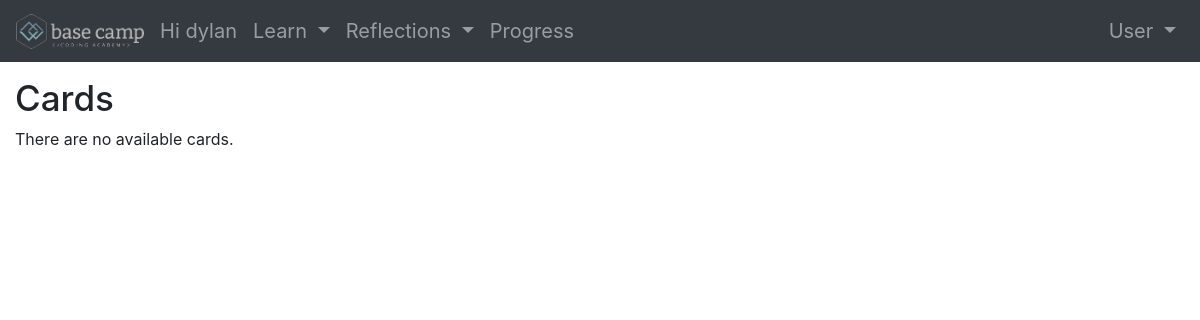
/cards/ (signed in), run on an earlier commit of the app's database.
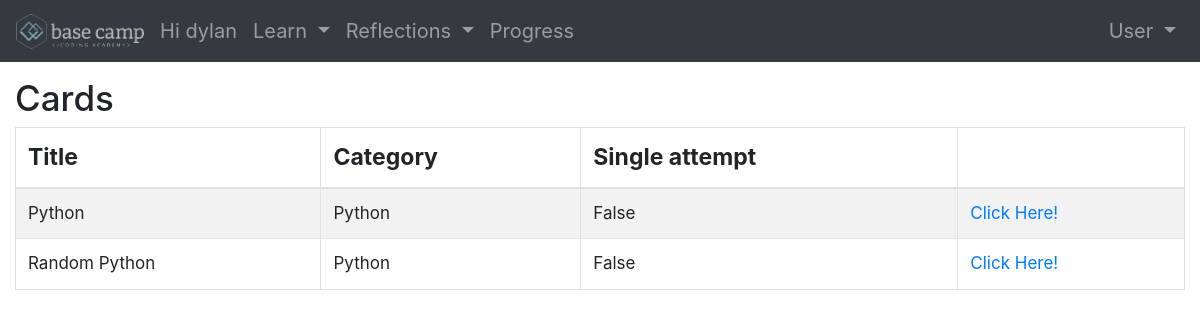
And on a later commit of the database.
### cards/models.py (models this page shows, shortened)
class Quiz(models.Model):
    title = models.CharField(verbose_name=_("Title"), max_length=60, blank=False)
    description = models.TextField(
        verbose_name=_("Description"),
        blank=True,
        help_text=_("a description of the quiz"),
    )
    url = models.SlugField(
        max_length=60,
        blank=False,
        help_text=_("a user friendly url"),
        verbose_name=_("user friendly url"),
    )
    category = models.ForeignKey(
        Category,
        null=True,
        blank=True,
        verbose_name=_("Category"),
        on_delete=models.CASCADE,
    )
    random_order = models.BooleanField(
        blank=False,
        default=False,
        verbose_name=_("Random Order"),
        help_text=_(
            "Display the questions in " "a random order or as they " "are set?"
        ),
    )
    max_questions = models.PositiveIntegerField(
        blank=True,
        null=True,
        verbose_name=_("Max Questions"),
        help_text=_("Number of questions to be answered on each attempt."),
    )
    answers_at_end = models.BooleanField(
        blank=False,
        default=False,
        help_text=_(
            "Correct answer is NOT shown after question."
            " Answers displayed at the end."
        ),
        verbose_name=_("Answers at end"),
    )
    exam_paper = models.BooleanField(
        blank=False,
        default=False,
        help_text=_(
            "If yes, the result of each"
            " attempt by a user will be"
            " stored. Necessary for marking."
        ),
        verbose_name=_("Show Previous Attempts"),
    )
    single_attempt = models.BooleanField(
        blank=False,
        default=False,
        help_text=_(
            "If yes, only one attempt by"
            " a user will be permitted."
            " Non users cannot sit this exam."
        ),
        verbose_name=_("Single Attempt"),
    )
    pass_mark = models.SmallIntegerField(
        blank=True,
        default=0,
        verbose_name=_("Pass Mark"),
        help_text=_("Percentage required to pass exam."),
        validators=[MaxValueValidator(100)],
    )
    success_text = models.TextField(
        blank=True,
        help_text=_("Displayed if user passes."),
        verbose_name=_("Success Text"),
    )
    fail_text = models.TextField(
        verbose_name=_("Fail Text"), blank=True, help_text=_("Displayed if user fails.")
    )
    draft = models.BooleanField(
        blank=True,
        default=False,
        verbose_name=_("Draft"),
        help_text=_(
            "If yes, the quiz is not displayed"
            " in the quiz list and can only be"
            " taken by users who can edit"
            " quizzes."
        ),
    )
    class Meta:
        verbose_name = _("Quiz")
        verbose_name_plural = _("Quizzes")

class Category(models.Model):
    category = models.CharField(
        verbose_name=_("Category"), max_length=250, blank=True, unique=True, null=True
    )
    objects = CategoryManager()
    class Meta:
        verbose_name = _("Category")
        verbose_name_plural = _("Categories")
    def __str__(self):
        return self.category

### cards/views.py (the view)
class QuizListView(ListView):
    model = Quiz
    def get_queryset(self):
        queryset = super(QuizListView, self).get_queryset()
        return queryset.filter(draft=False)

### templates/cards/quiz_list.html (shortened to what this page needs)
{% extends 'base.html' %}
{% load i18n %}
{% load card_tags %}
{% block content %}
{% if user.is_authenticated%}
<div style="padding:15px;">
<h2 style="font-size: 35px;">{% trans "Cards" %}</h2>
    {% if quiz_list %}
		<table class="table table-bordered table-striped">
		  <thead>
			<tr style="font-size: 23px;">
			  <th>{% trans "Title" %}</th>
			  <th>{% trans "Category" %}</th>
			  <th>{% trans "Single attempt" %}</th>
			  <th></th>
			</tr>
		  </thead>
		  <tbody>
        {% for quiz in quiz_list %}
  			<tr style="font-size: 17px;">
			  <td>{{ quiz.title }}</td>
			  <td>{{ quiz.category }}</td>
			  <td>{{ quiz.single_attempt }}</td>
			  <td>
				<a href="{% url 'quiz_start_page' slug=quiz.url %}">
				  {% trans "Click Here!" %}
				</a>
			</tr>
        {% endfor %}
		  </tbody>
		</table>
	{% else %}
        <p>{% trans "There are no available cards" %}.</p>
    {% endif %}
</div>
{% else %}
    <h3 class="ml-2"> You are not logged in</h3>
{% endif %}
{% endblock %}

### templates/base.html (shortened to what this page needs)
<!DOCTYPE html>
{% load i18n %}
<!DOCTYPE html>
{% load static %}
<html lang="en">
<head>
    <link rel="stylesheet" href="{% static 'css/base.css' %}">
    <link rel="stylesheet" href="https://cdn.jsdelivr.net/npm/bootstrap@4.6.0/dist/css/bootstrap.min.css">
</head>
<body>
    <main>
    <div>
        {% include 'partials/navbar.html' %}
    </div>
    <div>
        {% block content %}
        {% endblock content %}
    </div>
    </main>
</body>
</html>

### templates/partials/navbar.html (shortened to what this page needs)
<!DOCTYPE html>
{% load static %}
<nav class="navbar navbar-expand-lg navbar-dark bg-dark">
    <a class="navbar-brand" href="{% url 'home' %}"><img src="/static/Header2.png" alt="Cards 2.0"  height="35rem"></a>
    <div class="collapse navbar-collapse" id="navbarSupportedContent">
        {% if user.is_authenticated %}
            <span class="navbar-text" style=" font-size:20px;">Hi {{ user.username }}</span>
        {% endif %}
        <ul class="navbar-nav ml-2">
            {% if user.is_authenticated %}
            <li class="nav-item dropdown">
                <a class="nav-link dropdown-toggle" href="#" id="navbarDropdown" role="button" data-toggle="dropdown" aria-haspopup="true" aria-expanded="false" style="font-size:20px;">
                  Learn
                </a>
            </li>
            <li class="nav-item dropdown">
                <a class="nav-link dropdown-toggle" href="#" id="navbarDropdown" role="button" data-toggle="dropdown" aria-haspopup="true" aria-expanded="false" style=" font-size:20px;">
                  Reflections
                </a>
            </li>
            <li class="nav-item" style="color:gray">
                <a href="{% url 'quiz_progress' %}" class="nav-link" style=" font-size:20px;">Progress</a>
            </li>
        </ul>
        <ul class="navbar-nav ml-auto">
            <li class="nav-item dropdown ">
            <a class="nav-link dropdown-toggle" href="#" id="navbarDropdown" role="button" data-toggle="dropdown" aria-haspopup="true" aria-expanded="false" style=" font-size:20px;">
                User
              </a>
            </li>
        {% endif %}
        </ul>
    </div>
    </nav>

### static/css/base.css (style rules this page uses)
* { box-sizing: border-box; }
body { font-family: Verdana, sans-serif; margin: 0; }

What changed in the data, as far as the page shows it:
added Quiz: title "Python", category "Python", single_attempt "False"
added Quiz: title "Random Python", category "Python", single_attempt "False"
Also different on the page:
text no longer shown: "There are no available cards ."
text now shown: "Title Category Single attempt"
